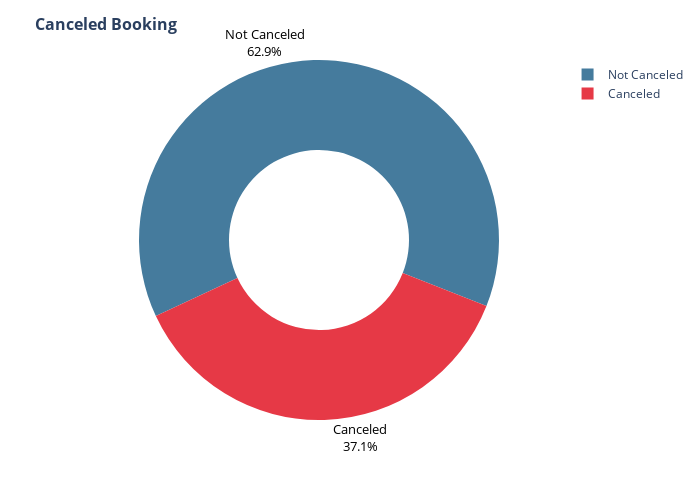

This figure's notebook cell:
### Code cell
canceledplot = py.pie(canceled, values=canceled['count'], color=canceled['is_canceled'], names=canceled['is_canceled'], color_discrete_sequence=["#e63946","#457b9d"], hole=0.5)
canceledplot.update_traces(textposition="outside", textfont=dict(color="black",size=13), textinfo="label+percent",rotation = -115)
canceledplot.update_layout(width=700, height=500)
canceledplot.update_layout(title="<b>Canceled Booking</b>", title_font=dict(size=16))
canceledplot

### Figure 1 — Plotly figure (JSON) as saved in the notebook; plotly's stock layout.template omitted (floating-point values rounded to 4 significant figures)
{"data": [{"customdata": [["Canceled"], ["Not Canceled"]], "domain": {"x": [0, 1], "y": [0, 1]}, "hole": 0.5, "hovertemplate": "is_canceled=%{customdata[0]}<br>count=%{value}<extra></extra>", "labels": ["Canceled", "Not Canceled"], "legendgroup": "", "marker": {"colors": ["#e63946", "#457b9d"]}, "name": "", "rotation": -115, "showlegend": true, "textfont": {"color": "black", "size": 13}, "textinfo": "label+percent", "textposition": "outside", "type": "pie", "values": [44199, 75010]}], "layout": {"height": 500, "legend": {"tracegroupgap": 0}, "margin": {"t": 60}, "piecolorway": ["#e63946", "#457b9d"], "title": {"font": {"size": 16}, "text": "<b>Canceled Booking</b>"}, "width": 700}}
